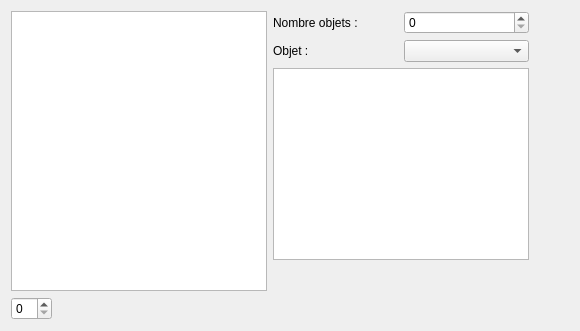
      <widget class="QWidget" name="tab_magasins">
       <attribute name="title">
        <string>Magasins</string>
       </attribute>
       <layout class="QHBoxLayout" name="horizontalLayout_8">
        <item>
         <layout class="QVBoxLayout" name="magasin_list_verticalLayout">
          <item>
           <widget class="QListWidget" name="magasin_listWidget"/>
          </item>
          <item>
           <layout class="QHBoxLayout" name="magasin_spinBox_horizontalLayout">
            <item>
             <widget class="QSpinBox" name="magasin_spinBox"/>
            </item>
            <item>
             <spacer name="magasin_spinBox_horizontalSpacer">
              <property name="orientation">
               <enum>Qt::Horizontal</enum>
              </property>
              <property name="sizeHint" stdset="0">
               <size>
                <width>40</width>
                <height>20</height>
               </size>
              </property>
             </spacer>
            </item>
           </layout>
          </item>
         </layout>
        </item>
        <item>
         <layout class="QVBoxLayout" name="magasin_verticalLayout">
          <item>
           <layout class="QHBoxLayout" name="magasin_nombre_horizontalLayout">
            <item>
             <widget class="QLabel" name="magasin_nombre_label">
              <property name="text">
               <string>Nombre objets :</string>
              </property>
             </widget>
            </item>
            <item>
             <widget class="QSpinBox" name="magasin_nombre_spinBox"/>
            </item>
           </layout>
          </item>
          <item>
           <layout class="QHBoxLayout" name="magasin_objet_horizontalLayout">
            <item>
             <widget class="QLabel" name="magasin_objet_label">
              <property name="text">
               <string>Objet :</string>
              </property>
             </widget>
            </item>
            <item>
             <widget class="QComboBox" name="magasin_objet_comboBox"/>
            </item>
           </layout>
          </item>
          <item>
           <widget class="QListWidget" name="magasin_objet_listWidget"/>
          </item>
          <item>
           <spacer name="magasin_verticalSpacer">
            <property name="orientation">
             <enum>Qt::Vertical</enum>
            </property>
            <property name="sizeHint" stdset="0">
             <size>
              <width>20</width>
              <height>40</height>
             </size>
            </property>
           </spacer>
          </item>
          <item>
           <widget class="QLabel" name="magasin_label">
            <property name="text">
             <string/>
            </property>
           </widget>
          </item>
         </layout>
        </item>
        <item>
         <spacer name="magasin_horizontalSpacer">
          <property name="orientation">
           <enum>Qt::Horizontal</enum>
          </property>
          <property name="sizeHint" stdset="0">
           <size>
            <width>40</width>
            <height>20</height>
           </size>
          </property>
         </spacer>
        </item>
       </layout>
      </widget>
